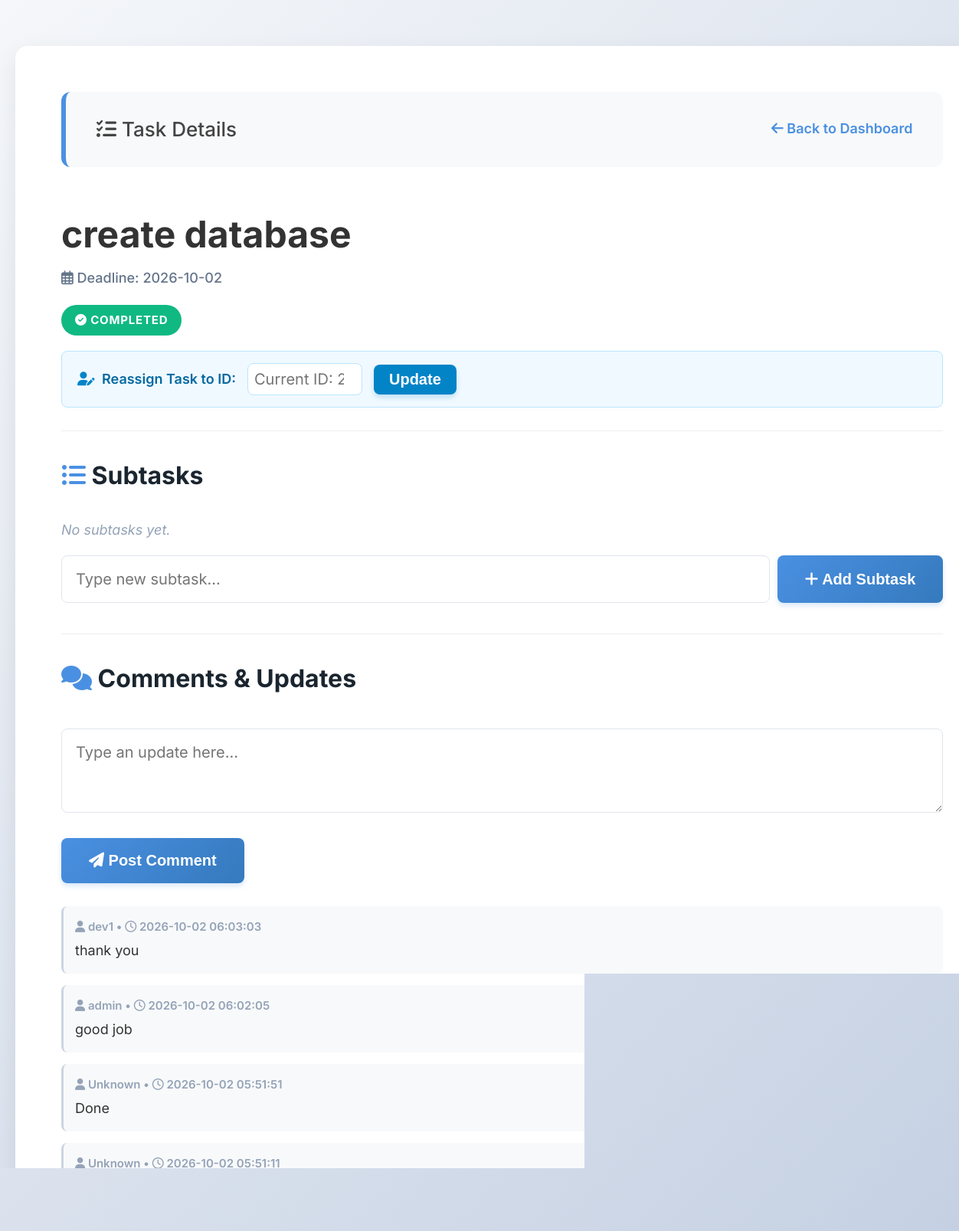
Screenshot of /task/4 (signed in) with the database file from the repository.
### tables this page shows
CREATE TABLE tasks (
            id INTEGER PRIMARY KEY AUTOINCREMENT,
            project_id INTEGER,
            developer_id INTEGER,
            title TEXT NOT NULL,
            deadline DATE,
            is_completed BOOLEAN DEFAULT 0,
            FOREIGN KEY (project_id) REFERENCES projects (id)
        );

CREATE TABLE comments (
            id INTEGER PRIMARY KEY AUTOINCREMENT,
            task_id INTEGER,
            content TEXT NOT NULL,
            timestamp DATETIME DEFAULT CURRENT_TIMESTAMP, author TEXT DEFAULT 'Unknown',
            FOREIGN KEY (task_id) REFERENCES tasks (id)
        );

### app.py (the view, shortened to what this page needs)
@app.route('/task/<int:task_id>', methods=('GET', 'POST'))
def task_detail(task_id):
    conn = get_db_connection()
    task = conn.execute('SELECT * FROM tasks WHERE id = ?', (task_id,)).fetchone()
    subtasks = conn.execute('SELECT * FROM subtasks WHERE task_id = ?', (task_id,)).fetchall()
    comments = conn.execute('SELECT * FROM comments WHERE task_id = ? ORDER BY timestamp DESC', (task_id,)).fetchall()
    conn.close()
    return render_template('task_detail.html', task=task, subtasks=subtasks, comments=comments, role=session.get('role'), username=session.get('username'))

### app.py (called while the page is built)
def get_db_connection():
    conn = sqlite3.connect('project_manager.db', timeout=10.0)
    conn.row_factory = sqlite3.Row
    return conn

### templates/task_detail.html (shortened to what this page needs)
<!DOCTYPE html>
<html>
<head>
    <link rel="stylesheet" href="https://cdnjs.cloudflare.com/ajax/libs/font-awesome/6.4.0/css/all.min.css">
    <link rel="stylesheet" href="{{ url_for('static', filename='style.css') }}">
</head>
<body>
    <div class="container">
        <div class="nav-bar">
            <span><i class="fas fa-tasks"></i> Task Details</span>
            <a href="/" style="color: #4a90e2; font-weight: 600; text-decoration: none;">
                <i class="fas fa-arrow-left"></i> Back to Dashboard
            </a>
        </div>
        <h1 style="margin-bottom: 5px;">{{ task['title'] }}</h1>
        <p style="color: #64748b; font-weight: 500; margin-top: 0;">
            <i class="far fa-calendar-alt"></i> Deadline: {{ task['deadline'] }}
        </p>
        <div style="margin: 20px 0;">
            {% if task['is_completed'] %}
                <span class="badge badge-green" style="margin-left: 0;"><i class="fas fa-check-circle"></i> Completed</span>
            {% else %}
                <span class="badge badge-blue" style="margin-left: 0;"><i class="fas fa-spinner fa-spin"></i> In Progress</span>
            {% endif %}
        </div>
        {% if role == 'admin' or role == 'manager' %}
        <form method="POST" style="margin-bottom: 30px; display: flex; gap: 15px; align-items: center; background: #f0f9ff; padding: 15px 20px; border-radius: 8px; border: 1px solid #bae6fd; box-shadow: 0 2px 4px rgba(0,0,0,0.02);">
            <label style="font-weight: 600; color: #0369a1; margin: 0;"><i class="fas fa-user-edit" style="color: #0284c7; margin-right: 5px;"></i> Reassign Task to ID:</label>
            <input type="number" name="reassign_developer_id" required placeholder="Current ID: {{ task['developer_id'] }}" style="width: 150px; margin: 0; padding: 8px; border: 1px solid #bae6fd;">
            <button type="submit" style="margin: 0; padding: 8px 20px; background: #0284c7; box-shadow: 0 4px 6px rgba(2, 132, 199, 0.2);">Update</button>
        </form>
        {% endif %}
        <hr style="border: 0; height: 1px; background: #eee; margin: 30px 0;">
        <h3><i class="fas fa-list-ul" style="color: #4a90e2;"></i> Subtasks</h3>
        <ul>
            {% for sub in subtasks %}
                <li class="task-card" style="padding: 12px 20px; border-left: 4px solid {% if sub['is_completed'] %}#10b981{% else %}#4a90e2{% endif %}; display: flex; justify-content: space-between; align-items: center;">
                    <div style="{% if sub['is_completed'] %}text-decoration: line-through; color: #94a3b8;{% endif %}">
                        {% if sub['is_completed'] %}
                            <i class="fas fa-check-circle" style="color: #10b981; margin-right: 10px;"></i>
                        {% else %}
                            <i class="fas fa-caret-right" style="color: #ccc; margin-right: 10px;"></i>
                        {% endif %}
                        {{ sub['title'] }}
                    </div>
                    <div style="display: flex; gap: 10px;">
                        {% if not sub['is_completed'] and role == 'developer' %}
                        <form method="POST" style="margin: 0;">
                            <input type="hidden" name="complete_subtask_id" value="{{ sub['id'] }}">
                            <button type="submit" style="background: #10b981; padding: 6px 12px; font-size: 11px; box-shadow: none;">
                                <i class="fas fa-check"></i> Done
                            </button>
                        </form>
                        {% endif %}
                        {% if role == 'admin' or role == 'manager' %}
                        <form method="POST" style="margin: 0;">
                            <input type="hidden" name="delete_subtask_id" value="{{ sub['id'] }}">
                            <button type="submit" style="background: #ef4444; padding: 6px 12px; font-size: 11px; box-shadow: none;">
                                <i class="fas fa-trash"></i> Delete
                            </button>
                        </form>
                        {% endif %}
                    </div>
                </li>
            {% else %}
                <p style="color: #94a3b8; font-style: italic;">No subtasks yet.</p>
            {% endfor %}
        </ul>
        <form method="POST" style="margin-top: 15px; display: flex; gap: 10px;">
            <input type="text" name="subtask_title" required placeholder="Type new subtask..." style="margin: 0; flex-grow: 1;">
            <button type="submit" style="white-space: nowrap;"><i class="fas fa-plus"></i> Add Subtask</button>
        </form>
        <hr style="border: 0; height: 1px; background: #eee; margin: 40px 0 30px 0;">
        <h3><i class="fas fa-comments" style="color: #4a90e2;"></i> Comments & Updates</h3>
        <form method="POST">
            <textarea name="comment_content" rows="3" required placeholder="Type an update here..."></textarea>
            <button type="submit"><i class="fas fa-paper-plane"></i> Post Comment</button>
        </form>
        <ul style="margin-top: 30px;">
            {% for comment in comments %}
                <li style="background: #f8f9fa; padding: 15px; border-radius: 8px; margin-bottom: 15px; border-left: 3px solid #cbd5e1;">
                    <small style="color: #94a3b8; font-weight: 600; display: block; margin-bottom: 5px;">
                        <i class="fas fa-user"></i> {{ comment['author'] }} &bull; <i class="far fa-clock"></i> {{ comment['timestamp'] }}
                    </small>
                    {{ comment['content'] }}
                </li>
            {% else %}
                <p style="color: #94a3b8; font-style: italic;">No comments yet. Be the first to provide an update!</p>
            {% endfor %}
        </ul>
    </div>
</body>
</html>

### static/style.css (style rules this page uses)
body { font-family: 'Inter', sans-serif; background: linear-gradient(135deg, #f5f7fa 0%, #c3cfe2 100%); background-attachment: fixed; color: #333; line-height: 1.6; margin: 0; padding: 40px 20px; font-size: 18px; }
h1 { font-size: 48px; }
h3 { font-size: 32px; color: #1a252f; font-weight: 700; }
.container { width: 95%; max-width: 1400px; margin: 20px auto; background: #ffffff; padding: 60px; border-radius: 16px; box-shadow: 0 10px 30px rgba(0,0,0,0.08); }
.nav-bar { display: flex; justify-content: space-between; align-items: center; background-color: #f8f9fa; padding: 28px 40px; border-radius: 12px; margin-bottom: 50px; border-left: 6px solid #4a90e2; }
.nav-bar span { font-size: 26px; font-weight: 500; color: #444; }
input[type="text"], input[type="password"], input[type="date"], input[type="number"], input[type="file"], textarea { width: 100%; padding: 18px; margin: 8px 0 24px 0; border: 1px solid #e1e5eb; border-radius: 8px; box-sizing: border-box; font-family: inherit; font-size: 20px; transition: border-color 0.3s, box-shadow 0.3s; }
button, .btn { background: linear-gradient(135deg, #4a90e2 0%, #357abd 100%); color: white; border: none; padding: 18px 36px; border-radius: 8px; cursor: pointer; font-size: 20px; font-weight: 600; box-shadow: 0 4px 6px rgba(74, 144, 226, 0.2); transition: transform 0.2s, box-shadow 0.2s; }
ul { list-style-type: none; padding: 0; }
.badge { padding: 8px 18px; border-radius: 20px; font-size: 15px; font-weight: 700; color: white; display: inline-block; margin-left: 12px; text-transform: uppercase; letter-spacing: 0.8px; }
.badge-green { background-color: #10b981; }

### rows the page displays
tasks: title "create database", deadline "2026-10-02", reassign_developer_id "Current ID: 2"
comments: author "dev1", timestamp "2026-10-02 06:03:03", content "thank you"
comments: author "admin", timestamp "2026-10-02 06:02:05", content "good job"
comments: author "Unknown", timestamp "2026-10-02 05:51:51", content "Done"
comments: author "Unknown", timestamp "2026-10-02 05:51:11"
